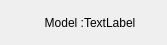
<?xml version="1.0" encoding="UTF-8"?>
<ui version="4.0">
 <class>fileVpzTooltip</class>
 <widget class="QWidget" name="fileVpzTooltip">
  <property name="geometry">
   <rect>
    <x>0</x>
    <y>0</y>
    <width>167</width>
    <height>45</height>
   </rect>
  </property>
  <property name="windowTitle">
   <string>Form</string>
  </property>
  <property name="windowOpacity">
   <double>1.000000000000000</double>
  </property>
  <property name="styleSheet">
   <string notr="true"/>
  </property>
  <layout class="QGridLayout" name="gridLayout">
   <property name="margin">
    <number>0</number>
   </property>
   <property name="spacing">
    <number>0</number>
   </property>
   <item row="0" column="0">
    <widget class="QLabel" name="label">
     <property name="text">
      <string>Model :</string>
     </property>
     <property name="alignment">
      <set>Qt::AlignRight|Qt::AlignTrailing|Qt::AlignVCenter</set>
     </property>
    </widget>
   </item>
   <item row="0" column="1">
    <widget class="QLabel" name="labelModelName">
     <property name="text">
      <string>TextLabel</string>
     </property>
    </widget>
   </item>
  </layout>
 </widget>
 <resources/>
 <connections/>
</ui>
